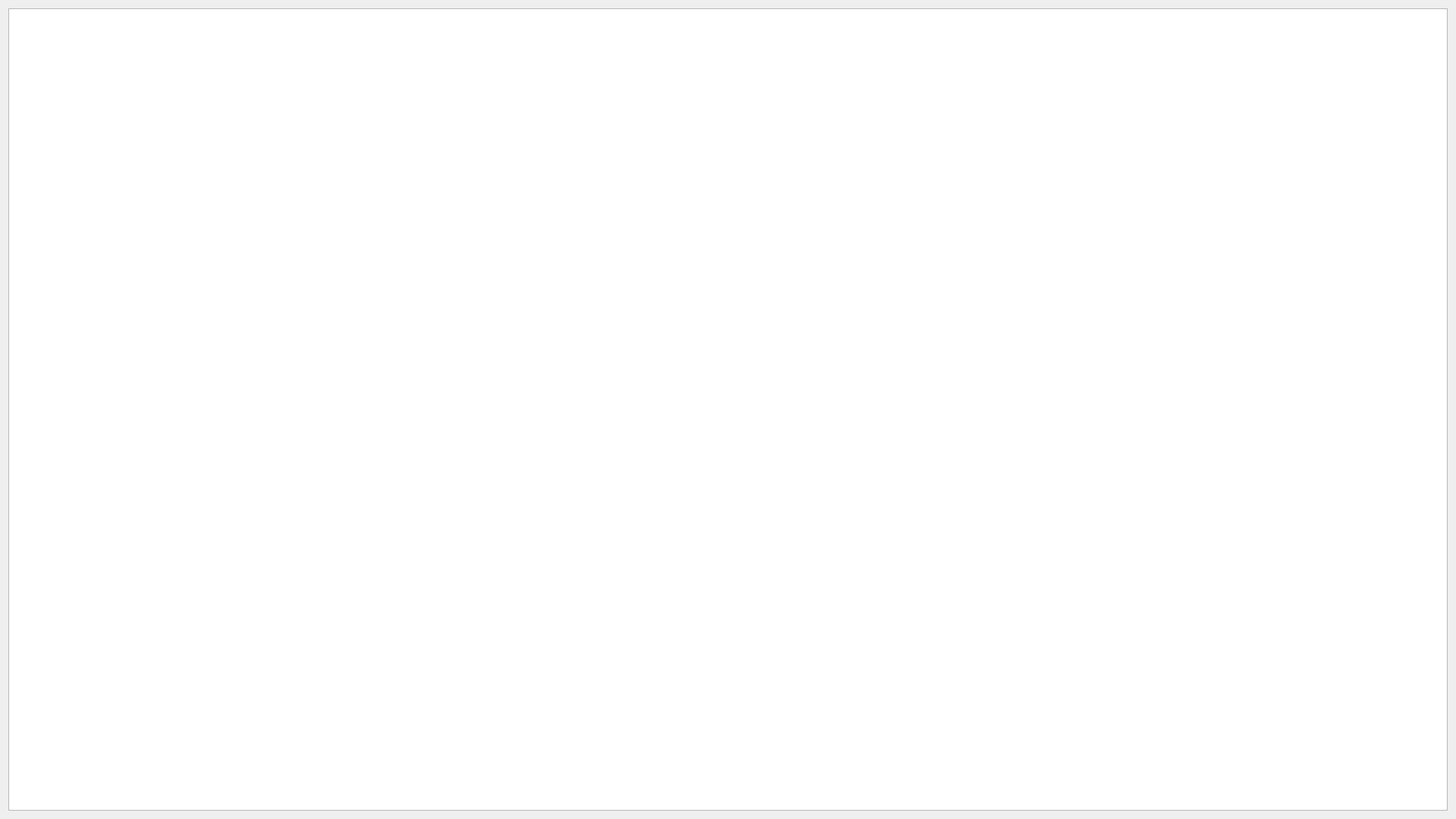
<?xml version="1.0" encoding="UTF-8"?>
<ui version="4.0">
 <class>Widget</class>
 <widget class="QWidget" name="Widget">
  <property name="geometry">
   <rect>
    <x>0</x>
    <y>0</y>
    <width>1920</width>
    <height>1080</height>
   </rect>
  </property>
  <property name="minimumSize">
   <size>
    <width>0</width>
    <height>0</height>
   </size>
  </property>
  <property name="maximumSize">
   <size>
    <width>1920</width>
    <height>1080</height>
   </size>
  </property>
  <property name="windowTitle">
   <string>Widget</string>
  </property>
  <layout class="QGridLayout" name="gridLayout">
   <item row="0" column="0">
    <widget class="QGraphicsView" name="graphicsView"/>
   </item>
  </layout>
 </widget>
 <layoutdefault spacing="6" margin="11"/>
 <resources/>
 <connections/>
</ui>
